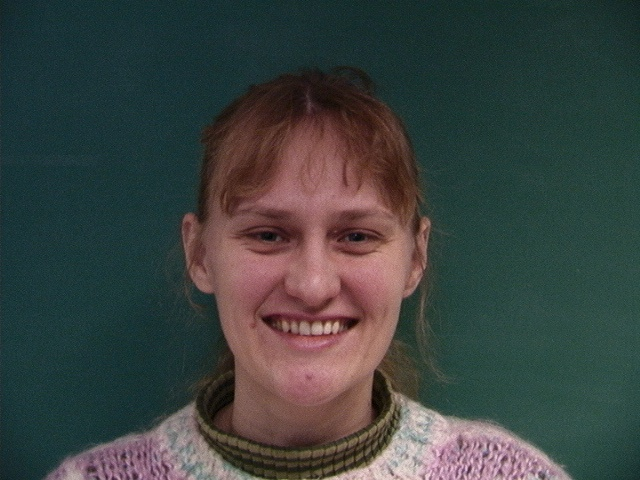
%> input picture avg_face_img/08-2f.jpg, 640 x 480 px
$ octave --eval "result = calcAverage;"   (GNU Octave 9; MATLAB toolbox functions it lacks are replaced by stand-ins)
%> lines starting %> are read from the running program, lines starting %| are printed output that depends on the picture
function a = calcAverage()

imgX = 640;
imgY = 480;
numFaces = 7;
finalImage = uint8(zeros(imgY,imgX,3));
im1 = imread('avg_face_img/08-2f.jpg');
%> im1 is the input picture: size 480x640x3 uint8; mean R, G, B 60, 66.9, 64.3
im2 = imread('avg_face_img/12-2f.jpg');
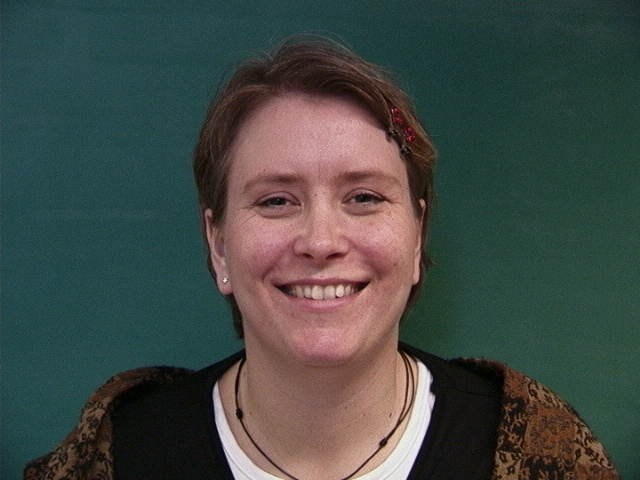
%> input picture avg_face_img/12-2f.jpg, 640 x 480 px
%> im2 is the input picture: size 480x640x3 uint8; mean R, G, B 65.8, 73.3, 68.9
im3 = imread('avg_face_img/14-2f.jpg');
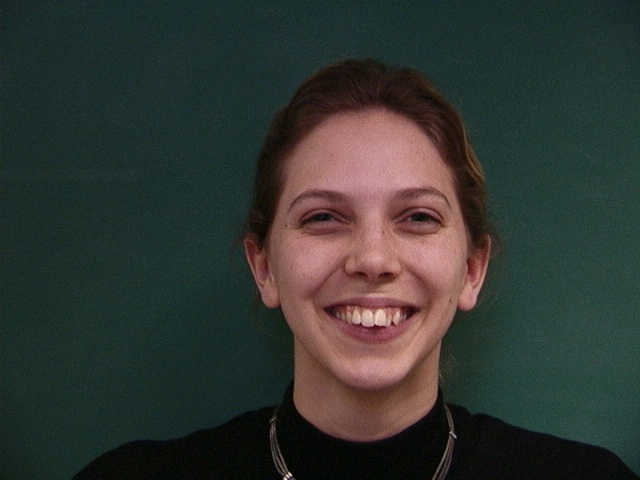
%> input picture avg_face_img/14-2f.jpg, 640 x 480 px
%> im3 is the input picture: size 480x640x3 uint8; mean R, G, B 49.7, 54.4, 50.4
im4 = imread('avg_face_img/15-2f.jpg');
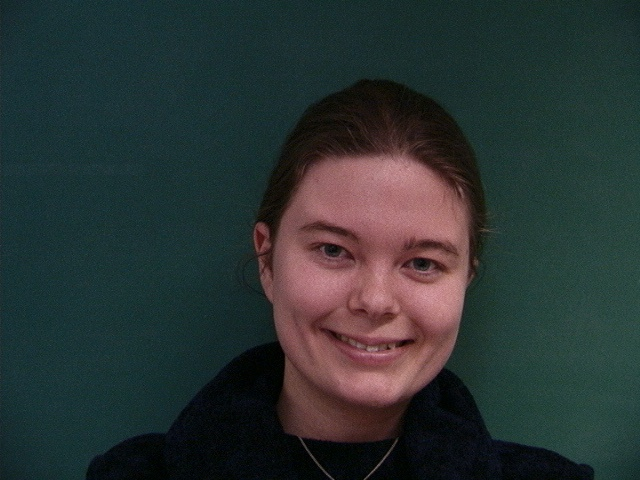
%> input picture avg_face_img/15-2f.jpg, 640 x 480 px
%> im4 is the input picture: size 480x640x3 uint8; mean R, G, B 42.5, 51.6, 51
im5 = imread('avg_face_img/22-2f.jpg');
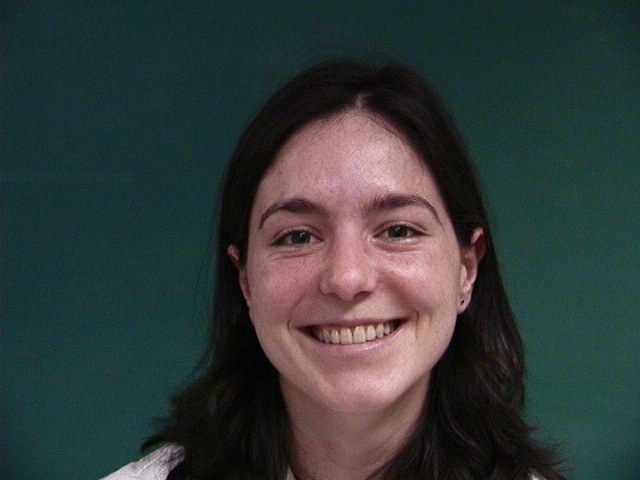
%> input picture avg_face_img/22-2f.jpg, 640 x 480 px
%> im5 is the input picture: size 480x640x3 uint8; mean R, G, B 50.6, 58.8, 57.5
im6 = imread('avg_face_img/30-2f.jpg');
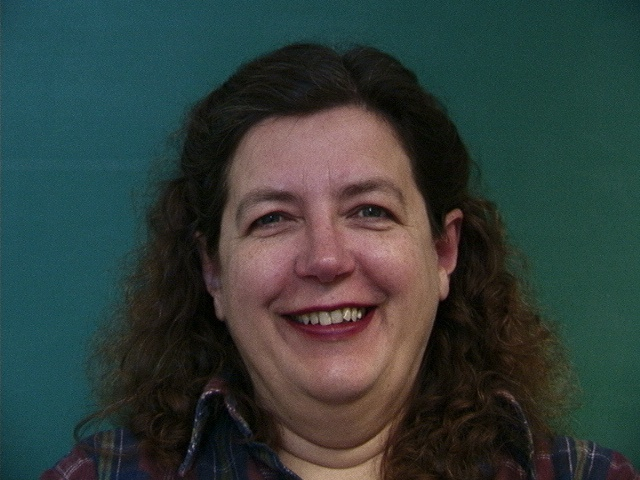
%> input picture avg_face_img/30-2f.jpg, 640 x 480 px
%> im6 is the input picture: size 480x640x3 uint8; mean R, G, B 50.7, 62.4, 59.3
%> (the run ends here)
